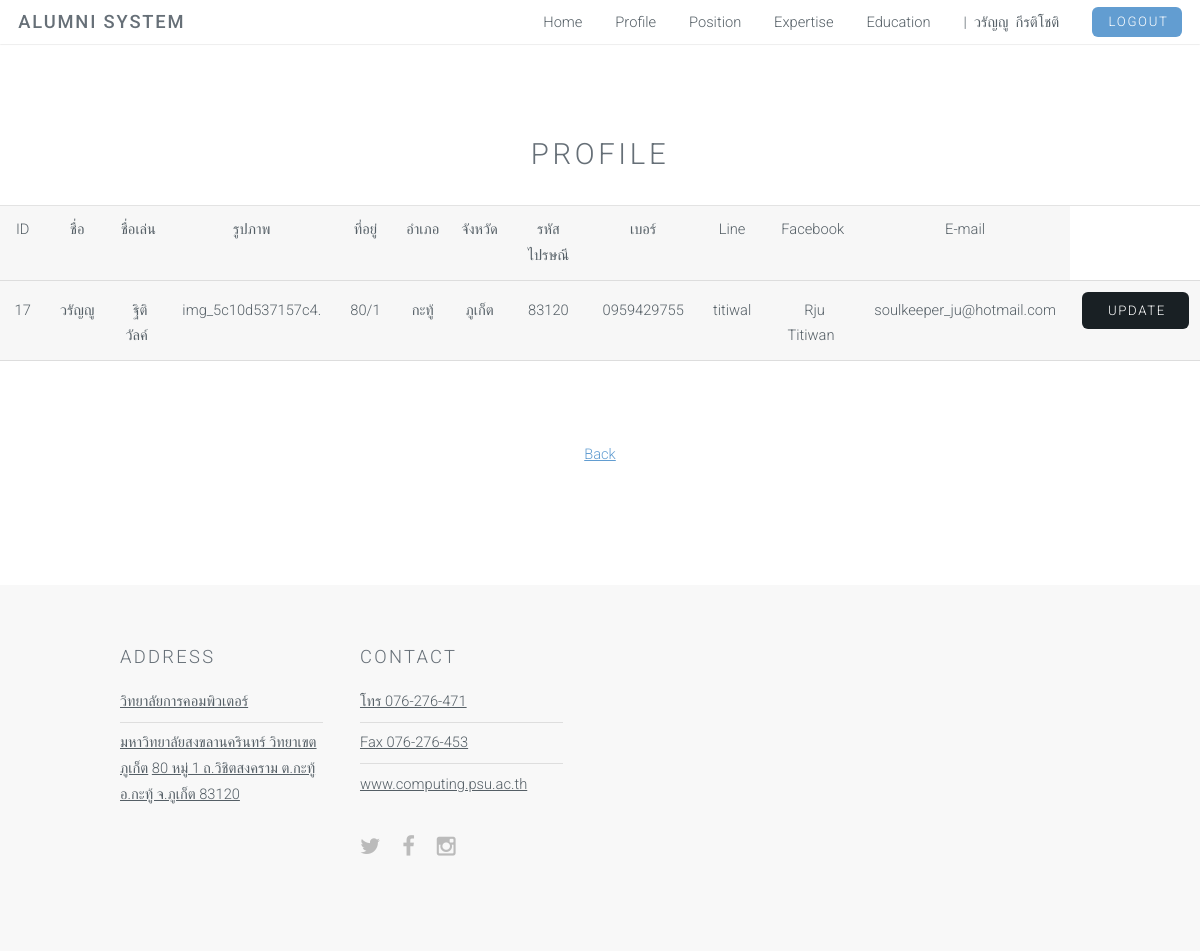
The app's page /update_p1.php (signed in) with its own data.
### tables this page shows
CREATE TABLE IF NOT EXISTS `alumni_profile` (
  `AP_ID` int(20) NOT NULL AUTO_INCREMENT,
  `AP_username` varchar(50) NOT NULL,
  `AP_password` varchar(20) NOT NULL,
  `AP_name` varchar(50) NOT NULL,
  `AP_Lname` varchar(20) NOT NULL,
  `AP_nickname` varchar(20) NOT NULL,
  `Grup_ID` int(20) DEFAULT NULL,
  `major_name` varchar(50) DEFAULT NULL,
  `fac_name` varchar(50) DEFAULT NULL,
  `img_pro` varchar(100) DEFAULT NULL,
  `AP_idcard` text NOT NULL,
  `AP_address` varchar(100) DEFAULT NULL,
  `AP_district` varchar(20) DEFAULT NULL,
  `AP_citty` varchar(20) DEFAULT NULL,
  `AP_addcode` int(5) DEFAULT NULL,
  `AP_tell` int(10) UNSIGNED ZEROFILL DEFAULT NULL,
  `AP_lineID` varchar(20) DEFAULT NULL,
  `AP_facebook` varchar(50) DEFAULT NULL,
  `AP_email` varchar(50) NOT NULL,
  `job_ID` int(20) DEFAULT NULL,
  `std_ID` varchar(20) DEFAULT NULL,
  `Status` varchar(10) DEFAULT NULL,
  PRIMARY KEY (`AP_ID`)
);

### update_p1.php (the view, shortened to what this page needs)
<!DOCTYPE html>
<html>
	<head>
	</head>
	<body id="top">
		<?php include "headerout.php"; ?>
      <section id="main" class="wrapper style1">
				<header class="major">
					<h2>Profile</h2>
<?php
$connect = mysqli_connect("localhost","root","","testp");
mysqli_set_charset($connect, "utf8");
$sql = 'SELECT AP_ID,AP_name,AP_nickname,img_pro,AP_address,AP_district,AP_citty,AP_addcode,AP_tell,AP_lineID,AP_facebook,AP_email from alumni_profile WHERE AP_ID  = '.$_SESSION['user_id'].'';
$result = mysqli_query($connect,$sql);
if (!$result) {
  echo mysqli_error()."<br>";
  die('Cant access database!');
}
else{
echo '<table border = "3" cellpading = "0"  align = "center">';
  echo '<tr>';
	echo '<td>ID	</td>';
  echo '<td>ชื่อ	</td>';
	echo '<td>ชื่อเล่น	</td>';
	echo '<td>รูปภาพ	</td>';
  echo '<td>ที่อยู่	</td>';
	echo '<td>อำเภอ	</td>';
	echo '<td>จังหวัด	</td>';
	echo '<td>รหัสไปรษณี	</td>';
	echo '<td>เบอร์	</td>';
	echo '<td>Line	</td>';
	echo '<td>Facebook	</td>';
	echo '<td>E-mail	</td>';
    echo '</tr>';
  while($row = mysqli_fetch_assoc($result)){
    echo '<form name = "frmupdate" action= "update_p2.php" method = "post">';
    echo '<tr>';
    while(list($key,$value) = each($row)){
      if($value == ''){
        echo '<td align=center>'.'&nbsp;'.'</td>';
      }
      else{
        echo '<td align=center>'.'&nbsp;'.$value.'&nbsp;'.'</td>';
      }
  }
        echo '<td align=center ><input type="submit" value="update"></td>';
        echo '</tr>';
        echo '</form>';
}
    echo '</table>';
	echo '<p align="center">';
	echo '<br><br>';
	echo '<a href="Profile.php">Back</a>';
  }
 ?>
</section>
	<?php include "footer.php"; ?>
	</body>
</html>

### css/style.css (style rules this page uses)
body { background: #fff; }
body, input, select, textarea { color: #555f66; font-family: "Roboto", Helvetica, sans-serif; font-size: 14pt; font-weight: 300; line-height: 1.75em; }
a { color: #629DD1; text-decoration: underline; }
p { margin: 0 0 2em 0; }
h1, h2, h3, h4, h5, h6 { color: #666f77; font-weight: 300; line-height: 1em; margin: 0 0 1em 0; text-transform: uppercase; letter-spacing: 0.125em; }
h2 { font-size: 1.5em; line-height: 1.5em; }
header p { color: #bbb; position: relative; margin: 0 0 1.5em 0; }
header.major { text-align: center; margin: 0 0 4em 0; }
header.major h2 { font-size: 2em; }
form { margin: 0 0 2em 0; }
table { margin: 0 0 2em 0; width: 100%; }
table tbody tr { border: solid 1px rgba(144, 144, 144, 0.25); border-left: 0; border-right: 0; }
table tbody tr:nth-child(2n + 1) { background-color: rgba(144, 144, 144, 0.075); }
table td { padding: 0.75em 0.75em; }
input[type="submit"], input[type="reset"], input[type="button"], .button { -moz-appearance: none; -webkit-appearance: none; -o-appearance: none; -ms-appearance: none; appearance: none; -moz-transition: background-color 0.2s ease-in-out, color 0.2s ease-in-out; -webkit-transition: background-color 0.2s ease-in-out, color 0.2s ease-in-out; -o-transition: background-color 0.2s ease-in-out, color 0.2s ease-in-out; -ms-transition: background-color 0.2s ease-in-out, color 0.2s ease-in-out; transition: background-color 0.2s ease-in-out, color 0.2s ease-in-out; background-color: #192024; border-radius: 6px; border: 0; color: #ffffff !important; cursor: pointer; display: inline-block; font-weight: 300; text-transform: uppercase; letter-spacing: 0.125em; font-size: 0.9em; height: 2.85em; line-height: 2.85em; padding: 0 1.75em; text-align: center; text-decoration: none; white-space: nowrap; text-indent: 0.25em; }
.wrapper { padding: 6em 0 4em 0; }
.wrapper.style1 { background: #fff; color: #555f66; }

### css/style-xlarge.css (style rules this page uses)
body, input, select, textarea { font-size: 12pt; }

### css/style-large.css (style rules this page uses)
body, input, select, textarea { font-size: 11pt; }

### records on screen
alumni_profile: value "17", AP_name "วรัญญู", AP_nickname "ฐิติวัลค์", img_pro "img_5c10d537157c4.", AP_address "80/1", AP_district "กะทู้", AP_citty "ภูเก็ต", value "83120", value "0959429755", AP_lineID "titiwal", AP_facebook "Rju Titiwan", AP_email "soulkeeper_ju@hotmail.com"

### other values on screen
$_SESSION['user_name'] "วรัญญู"
$_SESSION['user_lname'] "กีรติโชติ"
